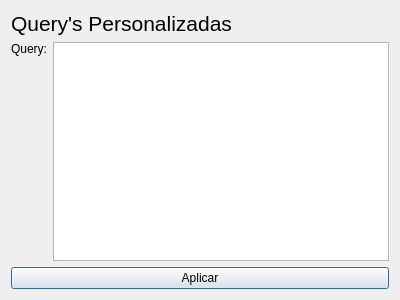
<?xml version="1.0" encoding="UTF-8"?>
<ui version="4.0">
 <class>CustomQry</class>
 <widget class="QDialog" name="CustomQry">
  <property name="geometry">
   <rect>
    <x>0</x>
    <y>0</y>
    <width>400</width>
    <height>300</height>
   </rect>
  </property>
  <property name="windowTitle">
   <string>Dialog</string>
  </property>
  <layout class="QGridLayout" name="gridLayout">
   <item row="0" column="0">
    <widget class="QLabel" name="label">
     <property name="font">
      <font>
       <pointsize>16</pointsize>
      </font>
     </property>
     <property name="text">
      <string>Query's Personalizadas</string>
     </property>
    </widget>
   </item>
   <item row="1" column="0">
    <layout class="QHBoxLayout" name="horizontalLayout">
     <item>
      <layout class="QVBoxLayout" name="verticalLayout">
       <item>
        <widget class="QLabel" name="label_2">
         <property name="text">
          <string>Query:</string>
         </property>
        </widget>
       </item>
       <item>
        <spacer name="verticalSpacer">
         <property name="orientation">
          <enum>Qt::Vertical</enum>
         </property>
         <property name="sizeHint" stdset="0">
          <size>
           <width>20</width>
           <height>40</height>
          </size>
         </property>
        </spacer>
       </item>
      </layout>
     </item>
     <item>
      <widget class="QTextEdit" name="textEdit"/>
     </item>
    </layout>
   </item>
   <item row="2" column="0">
    <widget class="QPushButton" name="pushButton">
     <property name="text">
      <string>Aplicar</string>
     </property>
    </widget>
   </item>
  </layout>
 </widget>
 <resources/>
 <connections/>
</ui>
